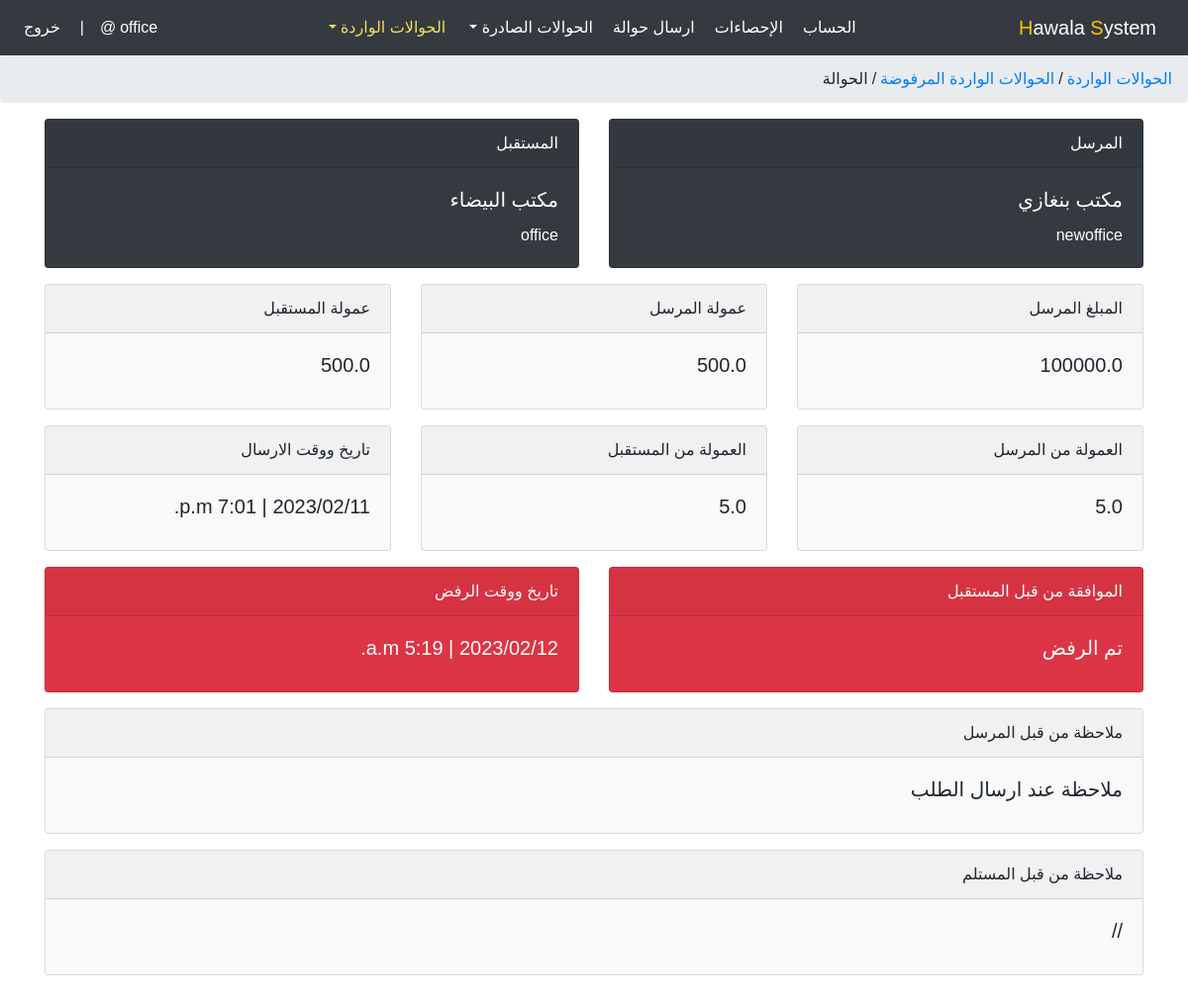
The app's page /office/incomingMoneyOrder/2 (signed in) with its own data.
### account/models.py (models this page shows, shortened)
class TblUser(AbstractUser):
    user_type = models.PositiveIntegerField(choices=USER_TYPE)

class TblOfficeUser(models.Model):
    user = models.OneToOneField(TblUser, on_delete=models.CASCADE, primary_key=True)
    name = models.CharField(max_length=100)
    bio = models.TextField(max_length=1500, null=True, blank=True)
    email = models.EmailField()
    special_phone = models.CharField(max_length=14)
    city = models.PositiveIntegerField(choices=CITY_CHOICES, default=1)
    address = models.CharField(max_length=100)
    url_address = models.CharField(max_length=200)
    create_at = models.DateTimeField(auto_now_add=True)
    update_at = models.DateTimeField(auto_now=True)
    def __str__(self):
        return f'{self.user}'

### office/models.py (models this page shows, shortened)
class TblMoneyTransfer(models.Model):
    sender_office = models.ForeignKey(TblOfficeUser, related_name='from_office', on_delete=models.CASCADE)
    recipient_office = models.ForeignKey(TblOfficeUser, related_name='to_office', on_delete=models.CASCADE)
    sent_amount = models.FloatField(validators=[MinValueValidator(1.0), MaxValueValidator(1000000000.0)])
    sender_commission = models.FloatField(validators=[MinValueValidator(1.0), MaxValueValidator(1000000.0)])
    recipient_commission = models.FloatField(validators=[MinValueValidator(1.0), MaxValueValidator(1000000.0)])
    commission_from_sender = models.FloatField(validators=[MinValueValidator(0.0), MaxValueValidator(1000000.0)])
    commission_from_recipient = models.FloatField(validators=[MinValueValidator(0.0), MaxValueValidator(1000000.0)])
    approval_by_recipient = models.BooleanField(default=False)
    sent_at = models.DateTimeField(auto_now_add=True)
    approval_at = models.DateTimeField(null=True, blank=True)
    rejection_at = models.DateTimeField(null=True, blank=True)
    note = models.TextField(max_length=200, null=True, blank=True)
    rejection = models.BooleanField(default=False)
    note2 = models.TextField(max_length=200, null=True, blank=True)

### office/views.py (the view)
# urls.py: path('incomingMoneyOrder/<int:money_order_id>', views.incomingMoneyOrder, name='incoming-money-order'),
@login_required(login_url='account:logout')
def incomingMoneyOrder(request, money_order_id):
    if request.user.user_type != is_office:
        return redirect('account:logout')
    incoming_money_order = get_object_or_404(TblMoneyTransfer, pk=money_order_id, recipient_office=request.user.pk)
    context = {
        'parentTitle': 'incoming-transfers',
        'title': 'incoming-money-order',
        'incoming_money_order':incoming_money_order,
    }
    return render(request, 'office/incomingTransfers/incomingMoneyOrder.html', context)

### office/templates/office/incomingTransfers/incomingMoneyOrder.html (shortened to what this page needs)
{% extends 'office.html' %}
{% block office-content %}
<ol class="breadcrumb">
    <li><a href="{% url 'office:incoming-transfers-list' %}">الحوالات الواردة</a></li>
    <li class="mx-1">/</li>
    {% if incoming_money_order.approval_by_recipient == True %}
    <li><a href="{% url 'office:done-incoming-transfers-list' %}">الحوالات الواردة الموافق عليها</a></li>
    <li class="mx-1">/</li>
    {% elif incoming_money_order.rejection == True %}
    <li><a href="{% url 'office:rejected-incoming-transfers-list' %}">الحوالات الواردة المرفوضة</a></li>
    <li class="mx-1">/</li>
    {% elif incoming_money_order.approval_by_recipient == False and incoming_money_order.rejection == False %}
    <li><a href="{% url 'office:waiting-incoming-transfers-list' %}">الحوالات الواردة المعلقة</a></li>
    <li class="mx-1">/</li>
    {% endif %}
    <li class="active" aria-current="page">الحوالة</li>
</ol>
<div class="container my-3">
    <div class="row">
        <div class="col-lg-6 col-12">
            <div class="card text-white bg-dark mb-3">
                <div class="card-header">المرسل</div>
                <div class="card-body">
                  <h5 class="card-title">{{incoming_money_order.sender_office.name}}</h5>
                  <p class="card-text">{{incoming_money_order.sender_office}}</p>
                </div>
            </div>
        </div>
        <div class="col-lg-6 col-12">
            <div class="card text-white bg-dark mb-3">
                <div class="card-header">المستقبل</div>
                <div class="card-body">
                  <h5 class="card-title">{{incoming_money_order.recipient_office.name}}</h5>
                  <p class="card-text">{{incoming_money_order.recipient_office}}</p>
                </div>
            </div>
        </div>
        <div class="col-lg-4 col-12">
            <div class="card bg-light mb-3">
                <div class="card-header">المبلغ المرسل</div>
                <div class="card-body">
                  <h5 class="card-title">{{incoming_money_order.sent_amount}}</h5>
                </div>
            </div>
        </div>
        <div class="col-lg-4 col-12">
            <div class="card bg-light mb-3">
                <div class="card-header">عمولة المرسل</div>
                <div class="card-body">
                  <h5 class="card-title">{{incoming_money_order.sender_commission}}</h5>
                </div>
            </div>
        </div>
        <div class="col-lg-4 col-12">
            <div class="card bg-light mb-3">
                <div class="card-header">عمولة المستقبل</div>
                <div class="card-body">
                  <h5 class="card-title">{{incoming_money_order.recipient_commission}}</h5>
                </div>
            </div>
        </div>
        <div class="col-lg-4 col-12">
            <div class="card bg-light mb-3">
                <div class="card-header">العمولة من المرسل</div>
                <div class="card-body">
                  <h5 class="card-title">{{incoming_money_order.commission_from_sender}}</h5>
                </div>
            </div>
        </div>
        <div class="col-lg-4 col-12">
            <div class="card bg-light mb-3">
                <div class="card-header">العمولة من المستقبل</div>
                <div class="card-body">
                  <h5 class="card-title">{{incoming_money_order.commission_from_recipient}}</h5>
                </div>
            </div>
        </div>
        <div class="col-lg-4 col-12">
            <div class="card bg-light mb-3">
                <div class="card-header">تاريخ ووقت الارسال</div>
                <div class="card-body">
                  <h5 class="card-title">{{incoming_money_order.sent_at.date|date:"Y/m/d"}} | {{incoming_money_order.sent_at.time}}</h5>
                </div>
            </div>
        </div>
        {% if incoming_money_order.approval_by_recipient %}
        <div class="col-lg-6 col-12">
            <div class="card bg-success text-white mb-3">
                <div class="card-header">الموافقة من قبل المستقبل</div>
                <div class="card-body">
                    <h5 class="card-title">تمت الموافقة</h5>
                </div>
            </div>
        </div>
        {% elif incoming_money_order.rejection %}
        <div class="col-lg-6 col-12">
            <div class="card bg-danger text-white mb-3">
                <div class="card-header">الموافقة من قبل المستقبل</div>
                <div class="card-body">
                    <h5 class="card-title">تم الرفض</h5>
                </div>
            </div>
        </div>
        {% endif %}
        {% if incoming_money_order.approval_by_recipient %}
        <div class="col-lg-6 col-12">
            <div class="card bg-success text-white mb-3">
                <div class="card-header">تاريخ ووقت الموافقة</div>
                <div class="card-body">
                  <h5 class="card-title">{{incoming_money_order.approval_at.date|date:"Y/m/d"}} | {{incoming_money_order.approval_at.time}}</h5>
                </div>
            </div>
        </div>
        {% elif incoming_money_order.rejection %}
        <div class="col-lg-6 col-12">
            <div class="card bg-danger text-white mb-3">
                <div class="card-header">تاريخ ووقت الرفض</div>
                <div class="card-body">
                  <h5 class="card-title">{{incoming_money_order.rejection_at.date|date:"Y/m/d"}} | {{incoming_money_order.approval_at.time}}</h5>
                </div>
            </div>
        </div>
        {% endif %}
        <div class="col-12">
            <div class="card bg-light mb-3">
                <div class="card-header">ملاحظة من قبل المرسل</div>
                <div class="card-body">
                  <h5 class="card-title">
                    {% if incoming_money_order.note %}
                    {{incoming_money_order.note}}
                    {% else %}
                    //
                    {% endif %}
                  </h5>
                </div>
            </div>
        </div>
        <div class="col-12">
            <div class="card bg-light mb-3">
                <div class="card-header">ملاحظة من قبل المستلم</div>
                <div class="card-body">
                  <h5 class="card-title">
                    {% if incoming_money_order.note2 %}
                    {{incoming_money_order.note2}}
                    {% else %}
                    //
                    {% endif %}
                  </h5>
                </div>
            </div>
        </div>
    </div>
</div>
{% endblock %}

### templates/office.html (shortened to what this page needs)
<!DOCTYPE html>
{% load static %}
<html>
<html lang="ar">
<head>
    <link rel="stylesheet" href="{% static 'css/bootstrap.min.css' %}">
    <link rel="stylesheet" href="{% static 'css/office.style6.css' %}">
</head>
<body>
    <nav class="navbar navbar-expand-lg navbar-dark bg-dark">
        <a class="navbar-brand" href="#"><span class="text-warning">H</span>awala <span class="text-warning">S</span>ystem</a>
        <div class="collapse navbar-collapse" id="navbarSupportedContent">
            <ul class="navbar-nav mx-auto">
                <li class="nav-item {% if title == 'office-profile' or parentTitle == 'office-profile' %}active{% endif %}">
                    <a class="nav-link" href="{% url 'office:office-profile' %}">الحساب</a>
                </li>
                <li class="nav-item {% if title == 'office-statistics' %}active{% endif %}">
                    <a class="nav-link" href="{% url 'office:office-statistics' %}">الإحصاءات</a>
                </li>
                <li class="nav-item {% if title == 'office-list' or parentTitle == 'office-list' %}active{% endif %}">
                    <a class="nav-link" href="{% url 'office:office-list' %}">ارسال حوالة</a>
                </li>
                <li class="nav-item dropdown {% if parentTitle == 'outgoing-transfers' %}active{% endif %}">
                    <a class="nav-link dropdown-toggle" href="#" id="navbarDropdown" role="button" data-toggle="dropdown" aria-haspopup="true" aria-expanded="false">
                        الحوالات الصادرة
                    </a>
                </li>
                <li class="nav-item dropdown {% if parentTitle == 'incoming-transfers' %}active{% endif %}">
                    <a class="nav-link dropdown-toggle" href="#" id="navbarDropdown" role="button" data-toggle="dropdown" aria-haspopup="true" aria-expanded="false">
                        الحوالات الواردة
                    </a>
                </li>
            </ul>
            <ul class="navbar-nav">
                <li class="nav-item">
                    <span class="nav-link">{{ request.user.username }}@</span>
                </li>
                <li class="nav-item d-lg-inline-block d-none">
                    <span class="nav-link">|</span>
                </li>
                <li class="nav-item">
                    <a class="nav-link" href="{% url 'account:logout' %}">خروج</a>
                </li>
            </ul>
        </div>
    </nav>
    {% block office-content %}{% endblock %}
</body>
</html>

### static/css/office.style6.css (style rules this page uses)
html { scroll-behavior: smooth; }
body { direction: rtl; text-align: right; font-family: sans-serif; font-size: 1rem; font-weight: 400; line-height: 1.5; }
* { padding: 0; margin: 0; text-decoration: none; box-sizing: border-box; }
a, a:hover { text-decoration: none; cursor: pointer; transition: all 0.5s ease; }
nav.navbar a.navbar-brand { color: white !important; }
nav.navbar .nav-link { color: white !important; }
li.active a.nav-link, li a.nav-link:hover { color: #f5dd5d !important; }

### records on screen
TblUser: user.username "office"
TblMoneyTransfer: sender_office.name "مكتب بنغازي", sender_office "newoffice", recipient_office.name "مكتب البيضاء", recipient_office "office", sent_amount "100000.0", sender_commission "500.0", recipient_commission "500.0", commission_from_sender "5.0", commission_from_recipient "5.0", sent_at.time "7:01 p.m.", approval_at.time "5:19 a.m.", note "ملاحظة عند ارسال الطلب"
